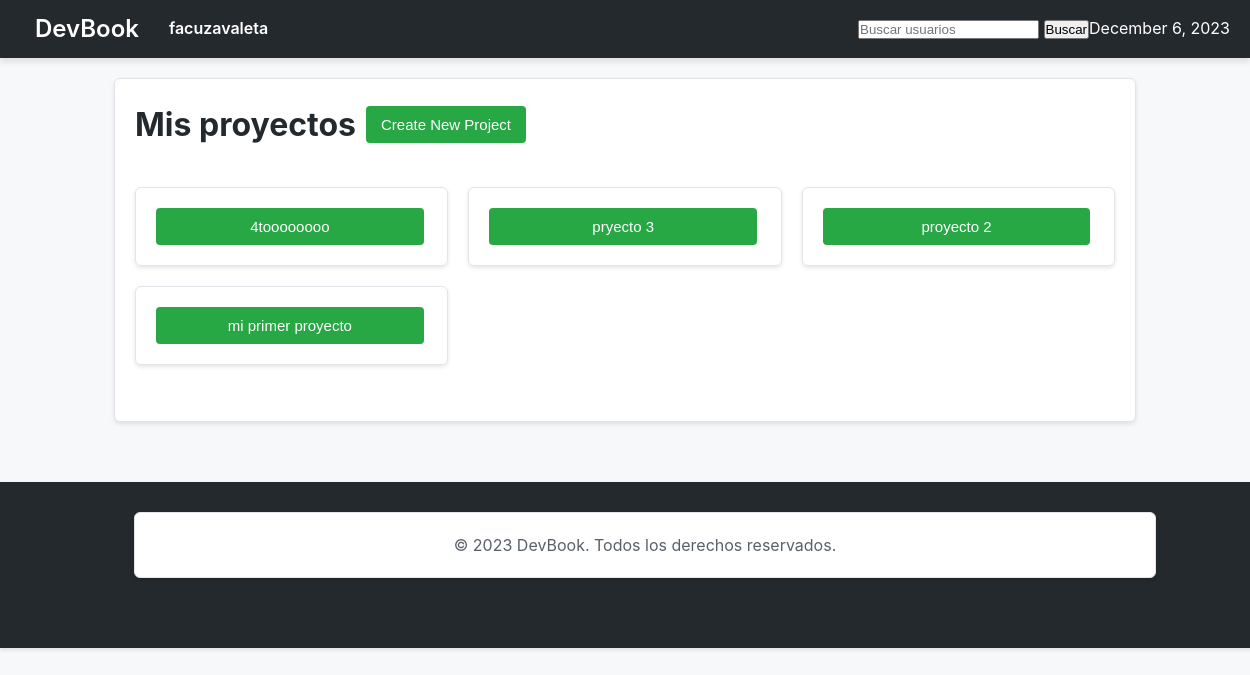
/facuzavaleta/projects/ (signed in), run on an earlier commit of the app's database.
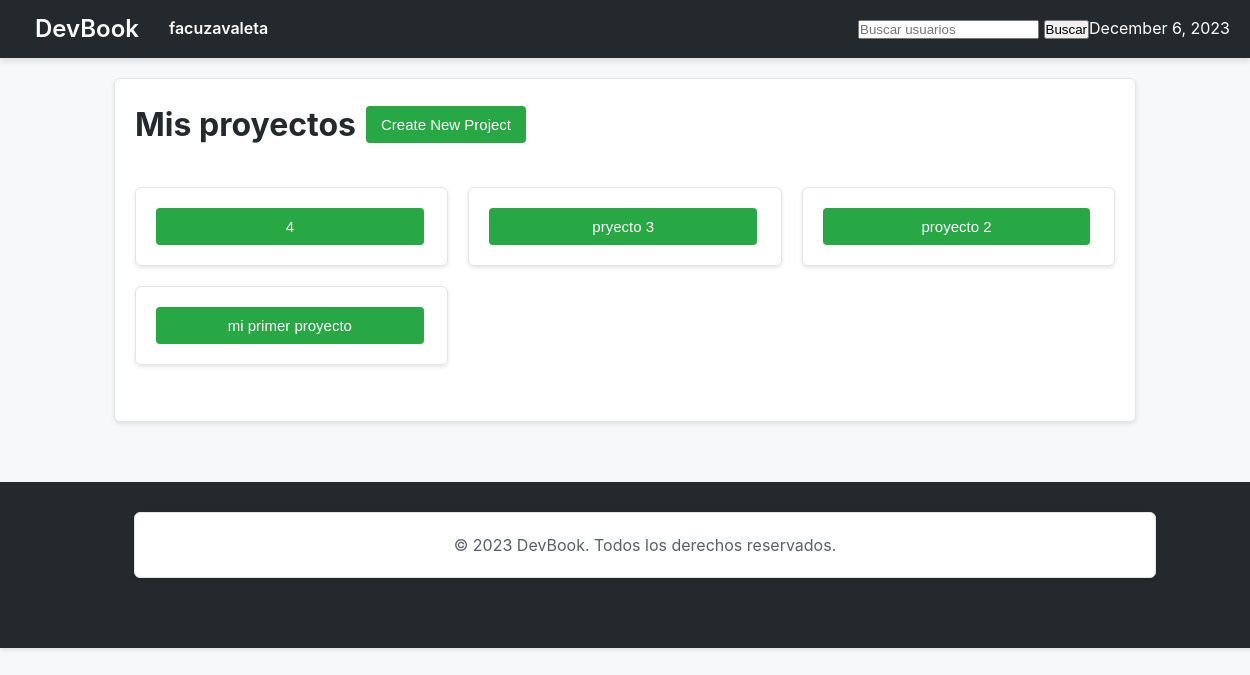
And on a later commit of the database.
### projects/models.py (models this page shows, shortened)
class Project(models.Model):
    user = models.ForeignKey(CustomUser, on_delete=models.CASCADE)
    title = models.CharField(max_length=25)
    description = models.TextField()
    link = models.URLField(blank=True, null=True)
    repository_link = models.URLField(blank=True, null=True)
    image = models.ImageField(upload_to='project_images/', blank=True, null=True)
    created_at = models.DateTimeField(default=timezone.now)
    modified_at = models.DateTimeField(auto_now=True)

### projects/views.py (the view)
# urls.py: path('', projects_index, name='projects_index'),
@login_required
def projects_index(request, username):
    user = get_object_or_404(CustomUser, username=username)
    is_owner = request.user == user
    user_projects = Project.objects.filter(user__username=username).order_by('-created_at')
    return render(request, 'projects/projects_index.html', {'username': username, 'is_owner': is_owner, 'user_projects': user_projects})

### devbook/context_processors.py (called while the page is built)
def current_datetime(request):
    return {'current_datetime': datetime.now()}

### projects/templates/projects/projects_index.html
{% extends 'base.html' %}
{% block page_content %}
{% if is_owner %}
    <div class="my-projects">
        <h1>Mis proyectos</h1>
        <button class="enter-btn"><a href="{% url 'create_project' username=username %}">Create New Project</a></button>
    </div>
{% else %}
    <h1>{{ username }} Projects Index</h1>
{% endif %}
{% if user_projects %}
<div class="user-projects">
    <ul class="project-grid">
        {% for project in user_projects %}
            <li>
                <div class="project-card">
                    <button class="comment-btn"><a href="{% url 'project_detail' username=username project_id=project.id %}">{{ project.title }}</a></button>
                </div>
            </li>
        {% endfor %}
    </ul>
</div>
{% else %}
    <p>No projects created</p>
{% endif %}
{% endblock %}

What changed in the data, as far as the page shows it:
removed Project: title "4toooooooo"
added Project: title "4"
